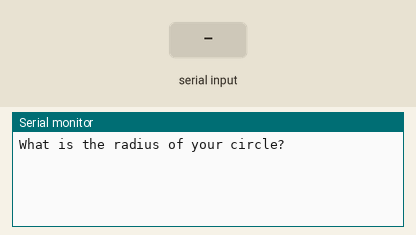
Simulated run of this sketch. Board: Arduino Uno, built with avr-gcc and run on an emulated ATmega328P. Shown: the last lines printed to the serial monitor. Inputs (shaded band) come from the test bench.

Above: at 1.2 s.
1.3 s: "90,45\n" received over Serial
At 2.2 s:
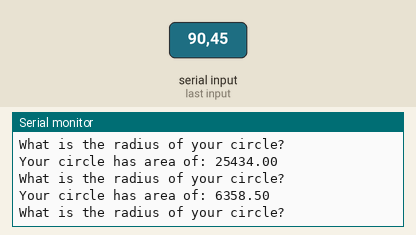
2.8 s: "30,150\n" received over Serial
At 4.2 s:
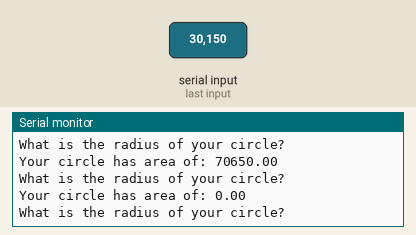
Timing chart, 0 to 5.8 s (numbered marks = the images above; inputs shaded):
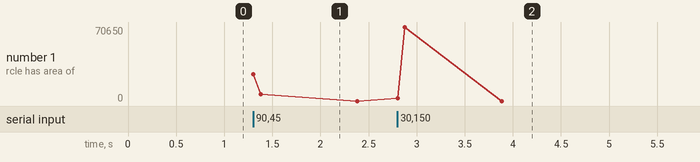

The sketch:

18.reading_numer_serial_monitor.ino
```cpp
// example 1
/**
int myNumber;
String msg = "Please Enter Your Number: ";
String msg2 = "Your Number is: ";

void setup() {
  // put your setup code here, to run once:
  Serial.begin(9600);
}

void loop() {
  // put your main code here, to run repeatedly:
  Serial.println(msg);

  // Get the number of bytes (characters) available for reading from the serial port.
  //This is data that’s already arrived and stored in the serial receive buffer (which holds 64 bytes).
  while(Serial.available() == 0){

  }

  // Looks for the next valid integer in the incoming serial.
  myNumber = Serial.parseInt();
  Serial.print(msg2);
  Serial.println(myNumber);

}
*/


// example 2
/**
int numBlink;

int redPin = 13;
int delayTime = 500;


String msg = "How many blinks do you want: ";
String msgs = "Ok, the times it will blink: ";


void setup(){
  Serial.begin(9600);
  pinMode(redPin, OUTPUT);
}


void loop(){

  Serial.println(msg);

  while(Serial.available() == 0){

  }

  numBlink = Serial.parseInt();

  Serial.print(msgs);
  Serial.println(numBlink);

  for(int j = 0; j < numBlink; j++){
    digitalWrite(redPin, HIGH);
    delay(delayTime);
    digitalWrite(redPin, LOW);
    delay(delayTime);
  }


}

**/


// example 3

float radius = 0.00;
String msg = "What is the radius of your circle? ";
float area = 0.00;
String msg2 = "Your circle has area of: ";
float pi = 3.14;

void setup() {
  Serial.begin(9600);
}

void loop (){
  Serial.println(msg);

  while(Serial.available() == 0){

  }

  radius = Serial.parseFloat();
  area = radius * radius * pi;

  Serial.print(msg2);
  Serial.println(area);

}
```

Measured:
- after the input at 1.3 s, the serial monitor: prints a new line at once (image 1)
- after the input at 2.8 s, the serial monitor: prints a new line at once (image 2)
